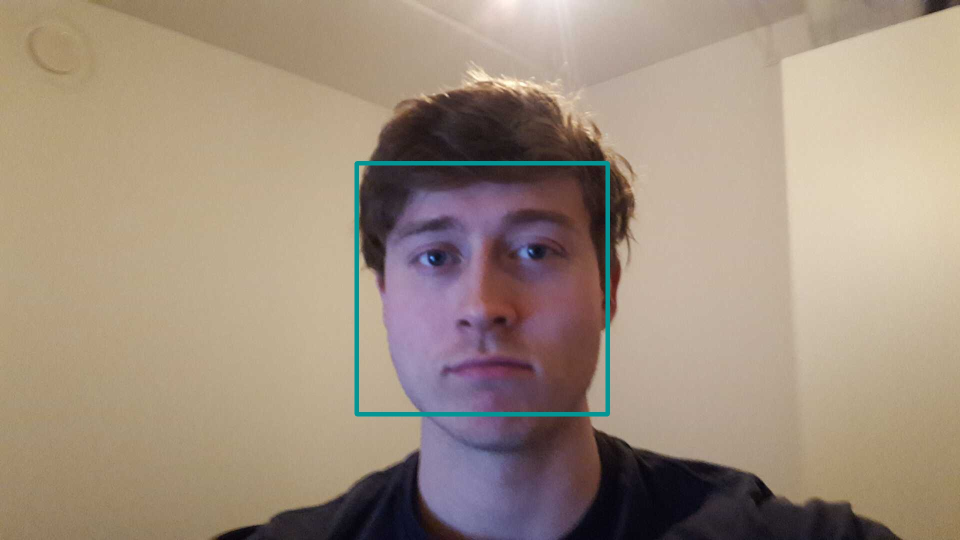
#> input picture faceRecog/People/Jonas/Jonas0.jpg, 1920 x 1080 px, found by its file name (shown at 1/2 size)
$ python recognizer.py
#> lines starting #> are read from the running program, lines starting #| are printed output that depends on the picture
### faceRecog/functions.py
import cv2


def normalize_intensity(image):
    if len(image.shape) == 3:
        image = cv2.cvtColor(image, cv2.COLOR_BGR2GRAY)
    return cv2.equalizeHist(image)


def cut_face_from_image(image, faces_coord):
    for (x, y, w, h) in faces_coord:
        w_rm = int(0.2 * w / 2)
        image = image[y: y + h, x + w_rm: x + w - w_rm]
    return image


def resize_image(image, size=(50, 50)):
    if image.shape < size:
        image_resized = cv2.resize(image, size, interpolation=cv2.INTER_AREA)
    else:
        image_resized = cv2.resize(image, size, interpolation=cv2.INTER_CUBIC)
    return image_resized

# [33 lines that do not run on import are left out]

### faceRecog/recognizer.py
import cv2
import os
import numpy as np
import matplotlib.pyplot as plt
from functions import *

def collect_dataset():
    images = []
    labels = []
    labels_dic = {}
    people = [person for person in os.listdir('people/')]
    for i, person in enumerate(people):
        labels_dic[i] = person
        for image in os.listdir("people/" + person):
            img = cv2.imread("people/" + person + '/' + image, 2)
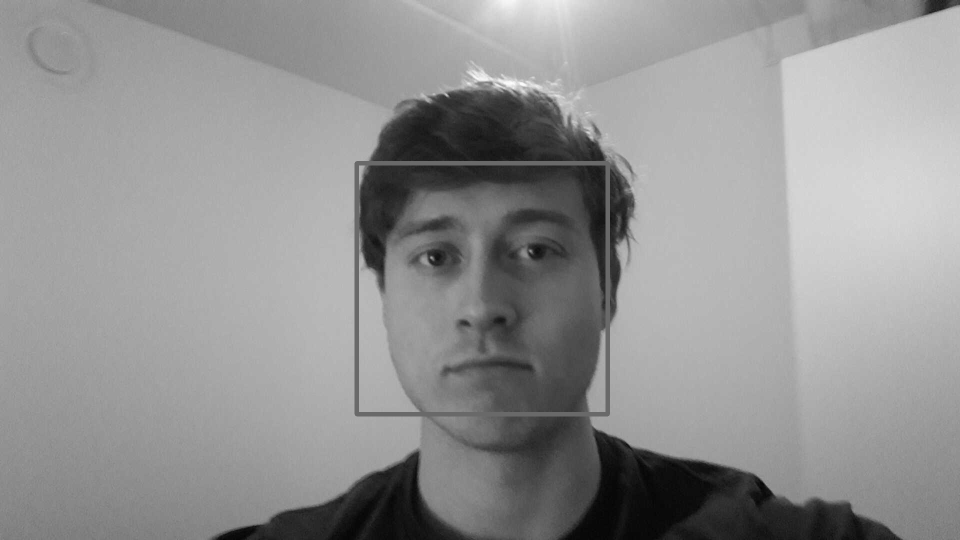
#> img: shape (1080, 1920) (shown at 1/2 size); min 1, max 254, mean 146.5
            #cv2.cvtColor(img, cv2.COLOR_BGR2GRAY)
            images.append(img)
            labels.append(i)
    return (images, np.array(labels), labels_dic)


images, labels, labels_dic = collect_dataset()

rec_lbph = cv2.face.LBPHFaceRecognizer_create()

rec_lbph.train(images, labels)

# collector = cv2.face.StandardCollector_create()

# face = images[25]


classifier = cv2.CascadeClassifier(cv2.data.haarcascades + "haarcascade_frontalface_alt2.xml")

scale_factor = 1.2
min_neighbours = 5
min_size = (30, 30)
biggest_only = True
flags = cv2.CASCADE_FIND_BIGGEST_OBJECT | cv2.CASCADE_DO_ROUGH_SEARCH if biggest_only else cv2.CASCADE_SCALE_IMAGE

image = cv2.VideoCapture(0)

if not image.isOpened():
    print("no")

while True:
    ret, img = image.read()
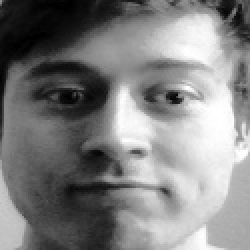
#> input picture faceRecog/Jonas14.jpg, 125 x 125 px, given in place of the camera (shown 2 times larger)
#> img is the input picture: shape (125, 125, 3); min 0, max 255, mean 128.6
    face = cv2.cvtColor(img, cv2.COLOR_BGR2GRAY)

    faces_coord = classifier.detectMultiScale(img, scaleFactor=scale_factor, minNeighbors=min_neighbours,
                                              minSize=min_size, flags=flags)
#> faces_coord = [[6, 5, 104, 104]]

    if len(faces_coord):
        print(len(faces_coord))
#| 1
        newimg = cut_face_from_image(face, faces_coord)
#> the loop in cut_face_from_image, `for (x, y, w, h) in faces_coord:` made 1 pass
#> (x, y, w, h, w_rm) on pass 1: (6, 5, 104, 104, 10)
#> pass 1, in cut_face_from_image, `image = image[y: y + h, x + w_rm: x + w - w_rm]`:
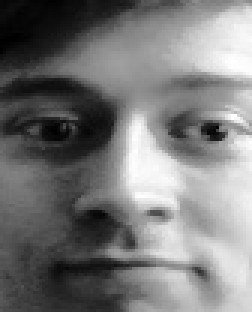
#> image: shape (104, 84) (shown 3 times larger); min 0, max 255, mean 120.3

        newimg = normalize_intensity(newimg)

        newimg = resize_image(newimg, (125, 125))
#> in resize_image, `image_resized = cv2.resize(image, size, interpolation=cv2.INTER_AREA)`:
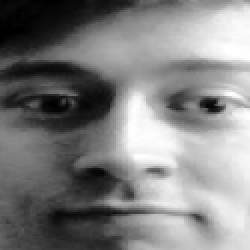
#> image_resized: shape (125, 125) (shown 2 times larger); min 0, max 255, mean 127.8

        collector = rec_lbph.predict(face)
#> collector = (0, 124.3)

        if collector[1] < 140:
            cv2.putText(img, labels_dic[collector[0]].capitalize(), (faces_coord[0][0],faces_coord[0][1]-10), cv2.FONT_HERSHEY_PLAIN, 3, (66, 53, 243), 2)
            print("Name ", labels_dic[collector[0]], "Confidence ", collector[1])

        for (x, y, w, h) in faces_coord:
            cv2.rectangle(img, (x, y), (x + w, y + h), (150, 150, 0), 8)
#> this loop made 1 pass
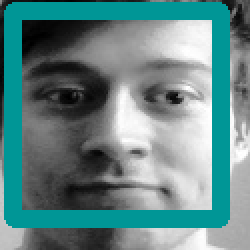
#> img: shape (125, 125, 3) (shown 2 times larger); mean B, G, R 134.4, 134.4, 98.8


    cv2.imshow('test', img)
    if ord('q') == cv2.waitKey(50):
#> (key q is pressed here)
        exit(0)
#> (the program exits here)
